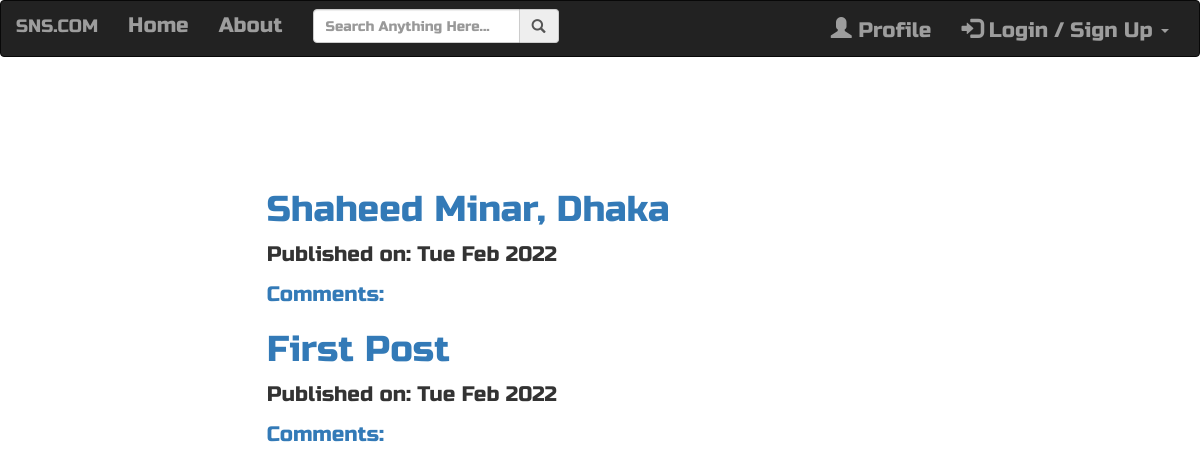
The page / on the database its author committed.
### blog_app/models.py (models this page shows, shortened)
class Post(models.Model):
    author = models.ForeignKey('auth.User', on_delete=models.CASCADE)
    title = models.CharField(max_length=200)
    text = models.TextField()
    create_date = models.DateTimeField(default=timezone.now)
    published_date = models.DateTimeField(blank = True, null = True)

### blog_app/views.py (the view)
# urls.py: path('', views.PostListView.as_view(), name = 'postList'),
class PostListView(ListView):
    model = Post
    def get_queryset(self):
        return Post.objects.filter(published_date__lte=timezone.now()).order_by('-published_date')

### blog_app/templates/blog_app/post_list.html
{% extends 'blog_app/base.html' %}
{% block content %}
<div class="centerstage">
    {% for post in post_list %}
        <div class="post">
            <h1><a href="{% url 'detail_post' pk=post.pk %}">{{ post.title }}</a></h1>
            <div class="date">
                <p>Published on: {{ post.published_date|date:"D M Y"}}</p>
            </div>
            <a href="{% url 'detail_post' pk=post.pk %}">Comments: {{ post.approve_comment.count }}</a>
        </div>
        {% empty %}
        <div class="post">
        <h2>No Drafts to review! Write a new Post <a href="{% url 'create_post' %}"> <span class='glyphicon glyphicon-pencil' ></span> <span>New Post </span></a></h2>
        </div>
    {% endfor %}
</div>
{% endblock %}

### blog_app/static/css/blog_app.css (style rules this page uses)
.centerstage { margin: 100pt; margin-right: auto; }
.loader { filter:hue-rotate(0deg); color: linear-gradient(45deg,#0f8,#08f); animation:hue 5000ms infinite linear; }

### rows shown on the page
Post: title "Shaheed Minar, Dhaka", published_date "Tue Feb 2022"
Post: title "First Post", published_date "Tue Feb 2022"
